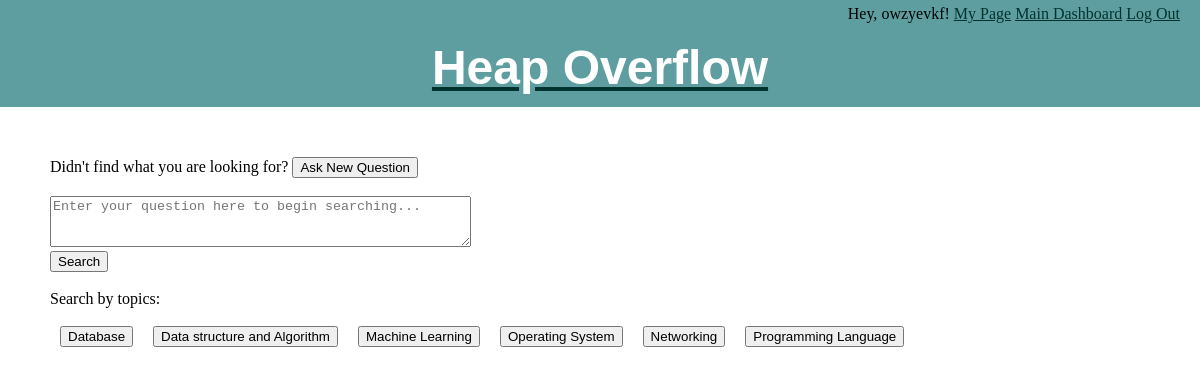
Page /dashboard.php (signed in) on the committed database.
### tables this page shows
create table topic(
tid integer,
topicname varchar(50) not null,
parent integer,
PRIMARY KEY	 (`tid`)
);

### dashboard.php (the view, shortened to what this page needs)
<?php
include('connectdb.php');
require 'format.inc.php';
?>
<!DOCTYPE html>
<html>
<head>
    <link href="style.css" type="text/css" rel="stylesheet"/>
</head>
<body>
<?php echo present_header($_SESSION['headerName'], $_SESSION['username']); ?>
<div class="content">
    <div class="form">
    <form action='create_question.php' method="post">
    <p>
        <?php echo "Didn't find what you are looking for? "; ?>
        <input type="submit" name='create_quest' value="Ask New Question"</p>
    </form>
        <br><p>
        <form method='post'>
            <textarea name="question" cols=50 rows=3
                      placeholder="Enter your question here to begin searching..."></textarea>
            <div><input type="submit" name="submit" value="Search"></div>
        </form>
    </div>
    <br><p>Search by topics:</p><br>
    <?php
    $sql = "SELECT topicname FROM topic WHERE parent is NULL";
    $result = mysqli_query($conn, $sql);
    $feedback = mysqli_fetch_all($result, MYSQLI_ASSOC);
    foreach ($feedback as $item):
        echo "<form class = 'topics_form' method='post'>
            <input type='submit' name='topic_button' value='" . $item['topicname'] . "'>
            </form>";
    endforeach;
    ?>
</div>
</body>
</html>

### style.css (style rules this page uses)
html, body, header, footer, hgroup, nav, article, section, figure, figcaption, h1, h2, h3, ul, li, body, div, p, img { margin: 0; padding: 0; font-size: 100%; vertical-align: baseline; border: 0; }
body { background-position: center top; background-repeat: no-repeat; }
.content { position: relative; display: inline-block; padding: 50px; }
.topics_form { display: inline-block; padding:0px 10px; }

### rows in the picture
topic: topic_button "Database"
topic: topic_button "Data structure and Algorithm"
topic: topic_button "Machine Learning"
topic: topic_button "Operating System"
topic: topic_button "Networking"
topic: topic_button "Programming Language"

### other values in the picture
$username "owzyevkf"
$title "Heap Overflow"
